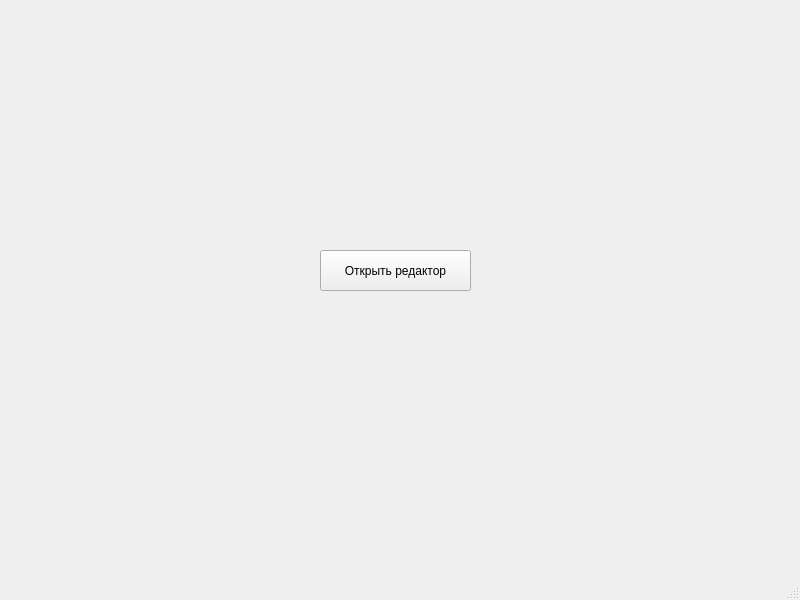
<?xml version="1.0" encoding="UTF-8"?>
<ui version="4.0">
 <class>MainWindow</class>
 <widget class="QMainWindow" name="MainWindow">
  <property name="geometry">
   <rect>
    <x>0</x>
    <y>0</y>
    <width>800</width>
    <height>600</height>
   </rect>
  </property>
  <property name="windowTitle">
   <string>MainWindow</string>
  </property>
  <widget class="QWidget" name="centralwidget">
   <widget class="QPushButton" name="openEditorBtn">
    <property name="geometry">
     <rect>
      <x>320</x>
      <y>250</y>
      <width>151</width>
      <height>41</height>
     </rect>
    </property>
    <property name="text">
     <string>Открыть редактор</string>
    </property>
   </widget>
  </widget>
  <widget class="QMenuBar" name="menubar">
   <property name="geometry">
    <rect>
     <x>0</x>
     <y>0</y>
     <width>800</width>
     <height>22</height>
    </rect>
   </property>
  </widget>
  <widget class="QStatusBar" name="statusbar"/>
 </widget>
 <resources/>
 <connections/>
</ui>
